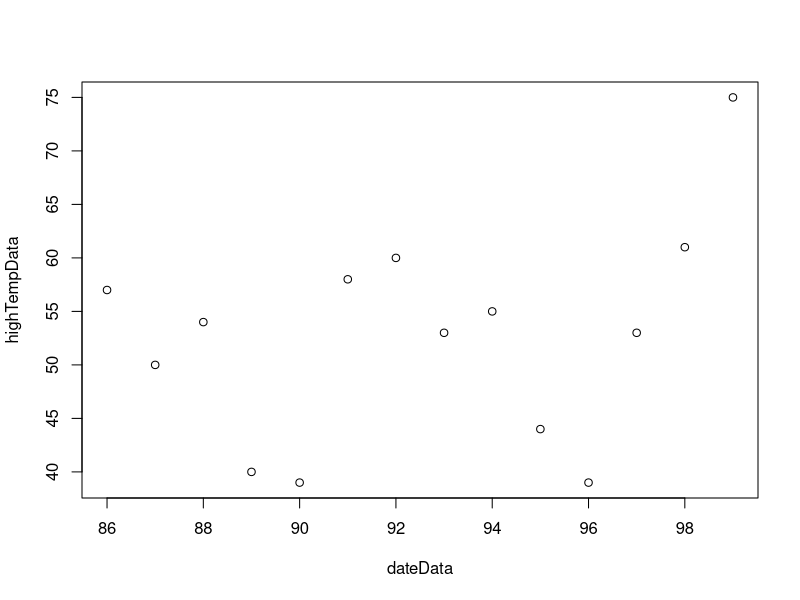
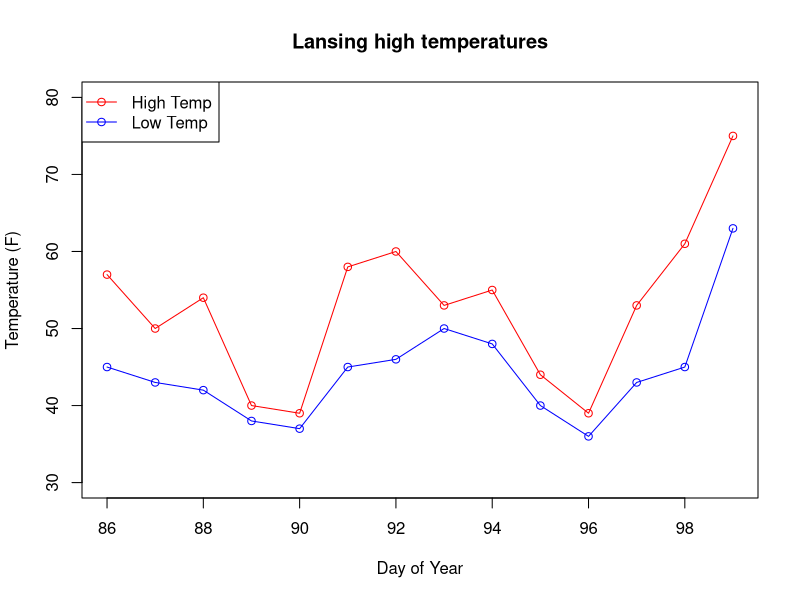

Write R code to recreate these figures, in order.
{
  rm(list=ls()); options(show.error.messages = TRUE);
  weatherData=read.csv("data/LansingWeather3.csv");
  highTempData=weatherData[ ,"highTemp"];
  lowTempData=weatherData[ ,"lowTemp"];
  dateData=weatherData[ ,"dayOfYear"];
  plot(formula=highTempData~dateData); ## plot(x=dateData ,y=highTempData) also works
                                        #format graph using plot parameter type =
                                       #"p" points only "l" line only "o" points and lines "n" neither
  plot(x=dateData, y=highTempData, type = "o",
       ylim=c(30,80),                   #sets min and max for y axis as does xlim() for x axis
       main="Lansing high temperatures",
       xlab= "Day of Year",
       ylab= "Temperature (F)",
       col="red");                     #col is used to set color
  
  points(x=dateData, y=lowTempData, type="o",col="blue")
  #points() is used exclusively with plot()
  # points() adds another layer of data to the graph with matching x variables
  
  legend(x="topleft",                      #legend position ("center" "bottomleft", "top" )
         legend=c("High Temp","Low Temp"),#legend labels are put in vector
         lty = c(1,1),                    #line type values can be changed for different display
         pch=c(1,1),                      #point character
         col=c("red","blue")              #color
         );  
  
}